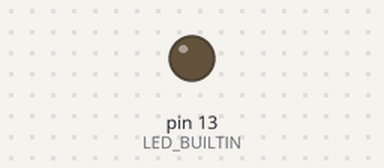
Simulated run of this sketch. Board: Arduino Uno, built with avr-gcc and run on an emulated ATmega328P. Shown: output pins drawn as LEDs (lit = HIGH).

Above: at 0.1 s.
At 35.7 s:
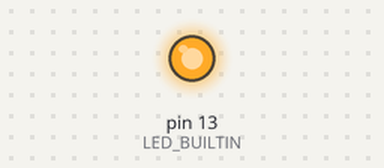
Timing chart, 0 to 40.0 s (numbered marks = the images above):
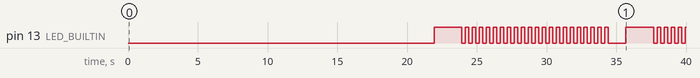

Measured:
- by itself, pin 13 (LED_BUILTIN): goes HIGH 2.0 s, 21 × (LOW 0.25 s, HIGH 0.25 s), LOW 1.3 s, HIGH 2.0 s, 4 × (LOW 0.25 s, HIGH 0.25 s), LOW 0.25 s, then HIGH

The sketch:

JB_CPU_Usage_Basic2_LED.ino
```cpp
const unsigned long C_LOOP_COUNT = 3000000;
unsigned long _startTime_ms;

unsigned long _loopCounter = C_LOOP_COUNT;

void setup()
{
  pinMode(LED_BUILTIN, OUTPUT);
  _startTime_ms = millis();
}

void loop()
{
  if (0 == _loopCounter--) {
    unsigned long endTime_ms = millis();
    float total_ms = ((float)(endTime_ms - _startTime_ms)) / 1000;
    for (int i = 0; i <= 3; i++) {
      digitalWrite(LED_BUILTIN, HIGH);
      delay(2000);
      digitalWrite(LED_BUILTIN, LOW);
      delay(250);

      int blinkCount = (int)total_ms;
      for (int b = 0; b < blinkCount; b++) {
        digitalWrite(LED_BUILTIN, HIGH);
        delay(250);
        digitalWrite(LED_BUILTIN, LOW);
        delay(250);
      }

      delay(1000);

      total_ms = (total_ms - blinkCount) * 10;
    }
  }
}
```
